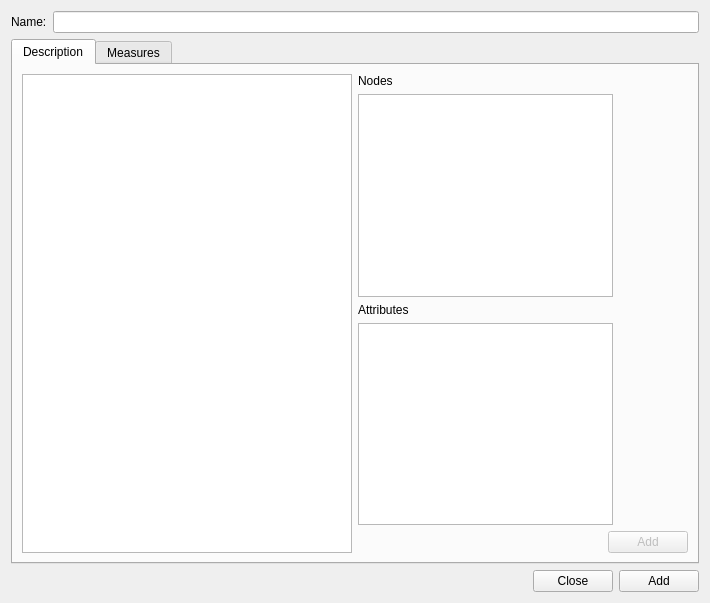
<?xml version="1.0" encoding="UTF-8"?>
<ui version="4.0">
 <class>MeasureWindow</class>
 <widget class="QWidget" name="MeasureWindow">
  <property name="geometry">
   <rect>
    <x>0</x>
    <y>0</y>
    <width>710</width>
    <height>603</height>
   </rect>
  </property>
  <property name="windowTitle">
   <string>Manager measure</string>
  </property>
  <layout class="QGridLayout" name="gridLayout">
   <item row="0" column="0">
    <layout class="QHBoxLayout" name="horizontalLayout_4">
     <item>
      <widget class="QLabel" name="label_3">
       <property name="text">
        <string>Name:</string>
       </property>
      </widget>
     </item>
     <item>
      <widget class="QLineEdit" name="nameMeasureLineEdit"/>
     </item>
    </layout>
   </item>
   <item row="1" column="0">
    <layout class="QVBoxLayout" name="verticalLayout">
     <item>
      <widget class="QTabWidget" name="measureTabs">
       <property name="currentIndex">
        <number>0</number>
       </property>
       <widget class="QWidget" name="tabHeader">
        <attribute name="title">
         <string>Description</string>
        </attribute>
        <layout class="QGridLayout" name="gridLayout_2">
         <item row="0" column="0">
          <widget class="QTableView" name="headerTableView">
           <attribute name="horizontalHeaderStretchLastSection">
            <bool>true</bool>
           </attribute>
          </widget>
         </item>
         <item row="0" column="1">
          <layout class="QVBoxLayout" name="verticalLayout_2">
           <item>
            <widget class="QLabel" name="label_2">
             <property name="maximumSize">
              <size>
               <width>250</width>
               <height>16777215</height>
              </size>
             </property>
             <property name="text">
              <string>Nodes</string>
             </property>
            </widget>
           </item>
           <item>
            <widget class="QListView" name="nodesListView">
             <property name="maximumSize">
              <size>
               <width>255</width>
               <height>16777215</height>
              </size>
             </property>
            </widget>
           </item>
           <item>
            <widget class="QLabel" name="label">
             <property name="maximumSize">
              <size>
               <width>250</width>
               <height>16777215</height>
              </size>
             </property>
             <property name="text">
              <string>Attributes</string>
             </property>
            </widget>
           </item>
           <item>
            <widget class="QTableView" name="attributesTableView">
             <property name="maximumSize">
              <size>
               <width>255</width>
               <height>16777215</height>
              </size>
             </property>
            </widget>
           </item>
           <item>
            <layout class="QHBoxLayout" name="horizontalLayout_2">
             <item>
              <spacer name="horizontalSpacer_3">
               <property name="orientation">
                <enum>Qt::Horizontal</enum>
               </property>
               <property name="sizeHint" stdset="0">
                <size>
                 <width>40</width>
                 <height>20</height>
                </size>
               </property>
              </spacer>
             </item>
             <item>
              <widget class="QPushButton" name="addAttributeButton">
               <property name="enabled">
                <bool>false</bool>
               </property>
               <property name="text">
                <string>Add</string>
               </property>
              </widget>
             </item>
            </layout>
           </item>
          </layout>
         </item>
        </layout>
       </widget>
       <widget class="QWidget" name="tabData">
        <attribute name="title">
         <string>Measures</string>
        </attribute>
        <layout class="QGridLayout" name="gridLayout_3">
         <item row="0" column="0">
          <widget class="QLabel" name="measureSources">
           <property name="text">
            <string>Sources description</string>
           </property>
           <property name="alignment">
            <set>Qt::AlignLeading|Qt::AlignLeft|Qt::AlignTop</set>
           </property>
          </widget>
         </item>
         <item row="1" column="0" colspan="2">
          <widget class="QTableView" name="dataTableView"/>
         </item>
         <item row="2" column="1">
          <layout class="QHBoxLayout" name="horizontalLayout_3">
           <item>
            <spacer name="horizontalSpacer_2">
             <property name="orientation">
              <enum>Qt::Horizontal</enum>
             </property>
             <property name="sizeHint" stdset="0">
              <size>
               <width>40</width>
               <height>20</height>
              </size>
             </property>
            </spacer>
           </item>
           <item>
            <widget class="QPushButton" name="importButton">
             <property name="text">
              <string>Import</string>
             </property>
            </widget>
           </item>
           <item>
            <widget class="QPushButton" name="exportButton">
             <property name="text">
              <string>Export</string>
             </property>
            </widget>
           </item>
          </layout>
         </item>
        </layout>
       </widget>
      </widget>
     </item>
     <item>
      <layout class="QHBoxLayout" name="horizontalLayout">
       <item>
        <spacer name="horizontalSpacer">
         <property name="orientation">
          <enum>Qt::Horizontal</enum>
         </property>
         <property name="sizeHint" stdset="0">
          <size>
           <width>40</width>
           <height>20</height>
          </size>
         </property>
        </spacer>
       </item>
       <item>
        <widget class="QPushButton" name="cancelButton">
         <property name="text">
          <string>Close</string>
         </property>
        </widget>
       </item>
       <item>
        <widget class="QPushButton" name="addButton">
         <property name="text">
          <string>Add</string>
         </property>
        </widget>
       </item>
      </layout>
     </item>
    </layout>
   </item>
  </layout>
 </widget>
 <resources/>
 <connections/>
</ui>
